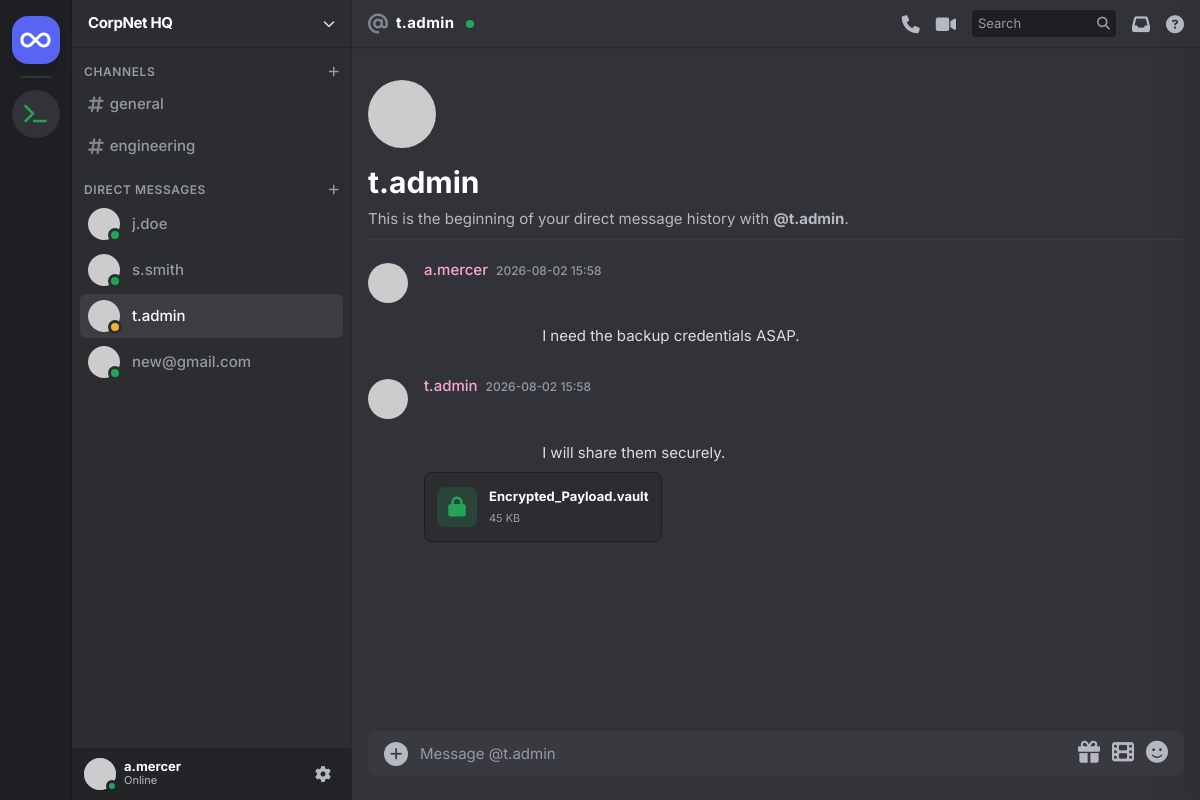
Screenshot of /app/t.admin (signed in) with the database file from the repository.
### tables this page shows
CREATE TABLE users (
            id INTEGER PRIMARY KEY AUTOINCREMENT,
            username TEXT NOT NULL,
            password TEXT NOT NULL,
            role TEXT DEFAULT 'user',
            department TEXT DEFAULT 'General',
            title TEXT DEFAULT 'Employee',
            internal_profile TEXT,
            bio TEXT DEFAULT 'Hey there! I am using Nexus Connect.'
        );

CREATE TABLE messages (
            id INTEGER PRIMARY KEY AUTOINCREMENT,
            sender TEXT NOT NULL,
            receiver TEXT,
            content TEXT NOT NULL,
            channel TEXT DEFAULT 'general',
            timestamp DATETIME DEFAULT CURRENT_TIMESTAMP
        );

### app.py (the view, shortened to what this page needs)
@app.route('/app', methods=['GET', 'POST'])
@app.route('/app/<target_user>', methods=['GET', 'POST'])
def app_chat(target_user=None):
    user = get_current_user()
    if not user:
        return redirect(url_for('login'))
    db = get_db()
    cursor = db.cursor()
    if target_user:
        cursor.execute("""
            SELECT * FROM messages
            WHERE channel='dm'
            AND ((sender=? AND receiver=?) OR (sender=? AND receiver=?))
            ORDER BY timestamp ASC
        """, (user['username'], target_user, target_user, user['username']))
    else:
        cursor.execute("SELECT * FROM messages WHERE channel='general' ORDER BY timestamp ASC")
    messages = cursor.fetchall()
    cursor.execute("SELECT id, username, role, title FROM users")
    users = cursor.fetchall()
    return render_template('index.html', messages=messages, current_user=user, users=users, active_channel=target_user or 'general')

### app.py (called while the page is built)
def get_db():
    db = getattr(g, '_database', None)
    if db is None:
        db = g._database = sqlite3.connect(DATABASE)
        db.row_factory = sqlite3.Row
    return db

@app.teardown_appcontext
def close_connection(exception):
    db = getattr(g, '_database', None)
    if db is not None:
        db.close()

def get_current_user():
    session_id = request.cookies.get('session_id')
    if not session_id:
        return None
    return getattr(app, 'sessions', {}).get(session_id)

### templates/index.html (shortened to what this page needs)
<!DOCTYPE html>
<html lang="en">
<head>
    <script src="https://cdn.tailwindcss.com"></script>
    <link rel="stylesheet" href="https://cdnjs.cloudflare.com/ajax/libs/font-awesome/6.4.0/css/all.min.css">
</head>
<body class="h-screen flex overflow-hidden main-bg text-[#DBDEE1]">
    <div class="w-[72px] bg-[#1E1F22] flex flex-col items-center py-4 gap-3 border-r border-black/20 flex-shrink-0 z-20">
        <a href="/app" class="w-12 h-12 bg-[#5865F2] rounded-[16px] flex items-center justify-center shadow-lg text-white hover:rounded-xl transition-all cursor-pointer relative group">
            <i class="fa-solid fa-infinity text-2xl"></i>
        </a>
        <div class="w-8 h-[2px] bg-[#313338] rounded-full"></div>
        {% if current_user.role == 'admin' %}
        <a href="/it/noc/diagnostics" class="w-12 h-12 bg-[#313338] rounded-[24px] flex items-center justify-center text-[#23a559] hover:bg-[#23a559] hover:text-white hover:rounded-xl transition-all cursor-pointer relative group" title="IT Admin Tools">
            <i class="fa-solid fa-terminal text-xl"></i>
        </a>
        {% endif %}
    </div>
    <div class="w-[280px] sidebar-bg flex flex-col border-r border-black/10 flex-shrink-0 z-10">
        <div class="h-12 flex items-center px-4 border-b border-black/20 shadow-sm cursor-pointer hover:bg-white/5 transition-colors">
            <h1 class="font-bold text-white tracking-tight text-[15px]">CorpNet HQ</h1>
            <i class="fa-solid fa-chevron-down ml-auto text-xs text-[#DBDEE1]"></i>
        </div>
        <div class="flex-1 overflow-y-auto py-4">
            <div class="px-2 mb-4">
                <div class="flex items-center justify-between text-xs font-semibold text-[#949BA4] hover:text-[#DBDEE1] cursor-pointer mb-1 px-1">
                    <span class="uppercase tracking-wider">Channels</span>
                    <i class="fa-solid fa-plus"></i>
                </div>
                <div class="space-y-[2px]">
                    <a href="/app" class="flex items-center gap-1.5 px-2 py-1.5 rounded-md text-[15px] {% if active_channel == 'general' %}channel-active font-medium{% else %}text-[#949BA4] channel-hover font-medium{% endif %} transition-colors">
                        <i class="fa-solid fa-hashtag text-lg text-[#80848E]"></i> general
                    </a>
                    <a href="#" class="flex items-center gap-1.5 px-2 py-1.5 rounded-md text-[15px] text-[#949BA4] channel-hover font-medium transition-colors">
                        <i class="fa-solid fa-hashtag text-lg text-[#80848E]"></i> engineering
                    </a>
                </div>
            </div>
            <div class="px-2">
                <div class="flex items-center justify-between text-xs font-semibold text-[#949BA4] hover:text-[#DBDEE1] cursor-pointer mb-1 px-1">
                    <span class="uppercase tracking-wider">Direct Messages</span>
                    <i class="fa-solid fa-plus"></i>
                </div>
                <div class="space-y-[2px]">
                    {% for u in users %}
                    {% if u.username != current_user.username %}
                    <a href="/app/{{ u.username }}" class="flex items-center gap-3 px-2 py-1.5 rounded-md text-[15px] {% if active_channel == u.username %}channel-active font-medium{% else %}text-[#949BA4] channel-hover font-medium{% endif %} transition-colors group">
                        <div class="relative flex-shrink-0">
                            <div class="w-8 h-8 rounded-full bg-[#1E1F22] flex items-center justify-center overflow-hidden">
                                <img src="https://ui-avatars.com/api/?name={{ u.username }}&background=1E1F22&color=fff&size=64&bold=true" class="w-full h-full" alt="Avatar">
                            </div>
                            {% if u.username == 't.admin' %}
                                <div class="absolute -bottom-0.5 -right-0.5 w-3.5 h-3.5 bg-[#F0B232] rounded-full border-[3px] border-[#2B2D31]" title="Idle"></div>
                            {% elif u.username == 'a.mercer' %}
                                <div class="absolute -bottom-0.5 -right-0.5 w-3.5 h-3.5 bg-[#F23F43] rounded-full border-[3px] border-[#2B2D31] flex items-center justify-center" title="Do Not Disturb"><div class="w-1.5 h-0.5 bg-[#2B2D31] rounded-full"></div></div>
                            {% else %}
                                <div class="absolute -bottom-0.5 -right-0.5 w-3.5 h-3.5 bg-[#23A559] rounded-full border-[3px] border-[#2B2D31]" title="Online"></div>
                            {% endif %}
                        </div>
                        <span class="truncate">{{ u.username }}</span>
                    </a>
                    {% endif %}
                    {% endfor %}
                </div>
            </div>
        </div>
        <div class="h-[52px] bg-[#232428] flex items-center px-2 flex-shrink-0">
            <a href="/app/settings" class="flex items-center gap-2 hover:bg-[#313338] p-1 rounded-md transition-colors cursor-pointer w-full group">
                <div class="relative">
                    <div class="w-8 h-8 rounded-full bg-[#5865F2] flex items-center justify-center overflow-hidden">
                        <img src="https://ui-avatars.com/api/?name={{ current_user.username }}&background=5865F2&color=fff&size=64&bold=true" class="w-full h-full" alt="Me">
                    </div>
                    <div class="absolute -bottom-0.5 -right-0.5 w-3 h-3 bg-[#23A559] rounded-full border-[3px] border-[#232428]"></div>
                </div>
                <div class="min-w-0 pb-0.5">
                    <p class="text-[13px] font-bold text-white leading-tight truncate group-hover:text-[#DBDEE1] transition-colors">{{ current_user.username }}</p>
                    <p class="text-[11px] text-[#B5BAC1] leading-tight truncate group-hover:text-[#DBDEE1]">Online</p>
                </div>
                <div class="ml-auto flex items-center gap-1 text-[#B5BAC1]">
                    <div class="w-8 h-8 rounded hover:bg-[#3f4147] flex items-center justify-center transition-colors">
                        <i class="fa-solid fa-gear"></i>
                    </div>
                </div>
            </a>
        </div>
    </div>
    <main class="flex-1 flex flex-col min-w-0 relative">
        <div class="h-12 border-b border-black/20 flex items-center justify-between px-4 flex-shrink-0 bg-[#313338] z-10 shadow-sm absolute top-0 w-full">
            <div class="flex items-center gap-2">
                {% if active_channel == 'general' %}
                    <i class="fa-solid fa-hashtag text-xl text-[#80848E]"></i>
                    <h2 class="font-bold text-[15px] text-white tracking-wide">general</h2>
                {% else %}
                    <i class="fa-solid fa-at text-xl text-[#80848E]"></i>
                    <h2 class="font-bold text-[15px] text-white tracking-wide">{{ active_channel }}</h2>
                    <div class="w-2 h-2 rounded-full bg-[#23A559] ml-1"></div>
                {% endif %}
            </div>
            <div class="flex items-center gap-4 text-[#B5BAC1]">
                <i class="fa-solid fa-phone text-lg hover:text-[#DBDEE1] cursor-pointer transition-colors" title="Start Call"></i>
                <i class="fa-solid fa-video text-lg hover:text-[#DBDEE1] cursor-pointer transition-colors" title="Start Video Call"></i>
                <div class="bg-[#1E1F22] rounded-[4px] flex items-center px-1.5 py-1 gap-1.5 w-36 transition-colors shadow-inner">
                    <input type="text" placeholder="Search" class="bg-transparent border-none outline-none text-[13px] text-white w-full placeholder-[#949BA4]">
                    <i class="fa-solid fa-magnifying-glass text-[13px] text-[#949BA4]"></i>
                </div>
                <i class="fa-solid fa-inbox text-lg hover:text-[#DBDEE1] cursor-pointer transition-colors"></i>
                <i class="fa-solid fa-circle-question text-lg hover:text-[#DBDEE1] cursor-pointer transition-colors"></i>
            </div>
        </div>
        <div class="flex-1 overflow-y-auto px-4 pt-14 pb-4" id="chat-container">
            <div class="mb-4 pt-6 pb-2 border-b border-white/5">
                {% if active_channel == 'general' %}
                    <div class="w-[68px] h-[68px] bg-[#41434A] rounded-full flex items-center justify-center mb-4 text-white">
                        <i class="fa-solid fa-hashtag text-4xl"></i>
                    </div>
                    <h1 class="text-3xl font-bold mb-2 text-white">Welcome to #general!</h1>
                    <p class="text-[#B5BAC1] text-[15px]">This is the start of the #general channel. This channel is for company-wide announcements and chatter.</p>
                {% else %}
                    <div class="w-[68px] h-[68px] rounded-full overflow-hidden mb-4 bg-[#1E1F22]">
                        <img src="https://ui-avatars.com/api/?name={{ active_channel }}&background=1E1F22&color=fff&size=128&bold=true" alt="Avatar" class="w-full h-full object-cover">
                    </div>
                    <h1 class="text-3xl font-bold mb-2 text-white">{{ active_channel }}</h1>
                    <p class="text-[#B5BAC1] text-[15px]">This is the beginning of your direct message history with <strong>@{{ active_channel }}</strong>.</p>
                {% endif %}
            </div>
            <div class="space-y-0 pb-2">
                {% set ns = namespace(prev_sender='') %}
                {% for msg in messages %}
                {% set is_subsequent = (msg.sender == ns.prev_sender) %}
                <div class="message-hover relative flex gap-4 px-4 py-1 -mx-4 rounded-[4px] transition-colors group {% if is_subsequent %}mt-0{% else %}mt-[17px]{% endif %}">
                    {% if not is_subsequent %}
                    <div class="w-10 h-10 rounded-full flex-shrink-0 overflow-hidden mt-0.5 cursor-pointer hover:shadow-lg transition-all bg-[#1E1F22]">
                        <img src="https://ui-avatars.com/api/?name={{ msg.sender }}&background=1E1F22&color=fff&size=64&bold=true" alt="Avatar" class="w-full h-full object-cover">
                    </div>
                    {% else %}
                    <div class="w-10 flex-shrink-0 flex items-center justify-center opacity-0 group-hover:opacity-100">
                        <span class="text-[10px] text-[#949BA4] font-medium mt-1">{{ msg.timestamp[11:16] }}</span>
                    </div>
                    {% endif %}
                    <div class="min-w-0 flex-1">
                        {% if not is_subsequent %}
                        <div class="flex items-baseline gap-2 leading-tight mb-0.5">
                            <span class="font-medium text-[15px] text-[#F9A8D4] hover:underline cursor-pointer">{{ msg.sender }}</span>
                            <span class="text-xs text-[#949BA4] font-medium">{{ msg.timestamp[0:16] }}</span>
                        </div>
                        {% endif %}
                        <div class="text-[15px] text-[#DBDEE1] leading-[22px] pr-24 whitespace-pre-wrap">
                            {{ msg.content | safe }}
                        </div>
                    </div>
                </div>
                {% set ns.prev_sender = msg.sender %}
                {% endfor %}
            </div>
        </div>
        <div class="px-4 pb-6 pt-0 relative z-20">
            {% set submit_url = "/app/" + active_channel if active_channel != 'general' else "/app" %}
            <form method="POST" action="{{ submit_url }}" class="bg-[#383A40] rounded-[8px] flex flex-col relative overflow-hidden">
                <div class="flex px-4 py-2.5 items-center">
                    <button type="button" class="w-6 h-6 mr-3 flex-shrink-0 flex items-center justify-center bg-[#B5BAC1] hover:bg-[#DBDEE1] text-[#383A40] rounded-full transition-colors" title="Upload File">
                        <i class="fa-solid fa-plus text-sm"></i>
                    </button>
                    <textarea name="content" rows="1" placeholder="Message {% if active_channel == 'general' %}#general{% else %}@{{ active_channel }}{% endif %}" class="w-full resize-none bg-transparent text-[15px] text-[#DBDEE1] outline-none placeholder:text-[#949BA4] self-center leading-[22px] max-h-[50vh]" style="overflow:hidden;"></textarea>
                    <div class="flex gap-3 text-[#B5BAC1] ml-3 items-center">
                        <button type="button" class="hover:text-[#DBDEE1] transition-colors" title="Send a gift"><i class="fa-solid fa-gift text-[22px]"></i></button>
                        <button type="button" class="hover:text-[#DBDEE1] transition-colors" title="Add GIF"><i class="fa-solid fa-film text-[22px]"></i></button>
                        <button type="button" class="hover:text-[#DBDEE1] transition-colors" title="Select Emoji"><i class="fa-solid fa-face-smile text-[22px]"></i></button>
                    </div>
                </div>
            </form>
        </div>
    </main>
</body>
</html>

### templates/index.html (style rules this page uses)
body { font-family: 'Inter', sans-serif; background-color: #313338; color: #f8fafc; }
.sidebar-bg { background-color: #2B2D31; }
.main-bg { background-color: #313338; }
.channel-active { background-color: rgba(255, 255, 255, 0.08); color: #fff; }

### rows the page displays
users: username "j.doe"
users: username "s.smith"
users: username "t.admin"
users: username "new@gmail.com"
messages: sender "a.mercer", timestamp "2026-08-02 15:58", content "I need the backup credentials ASAP."
messages: sender "t.admin", timestamp "2026-08-02 15:58", content "I will share them securely. Encrypted_Payload.vault 45 KB"

### other values shown
{{ current_user.username }} "a.mercer"
{{ active_channel }} "t.admin"
